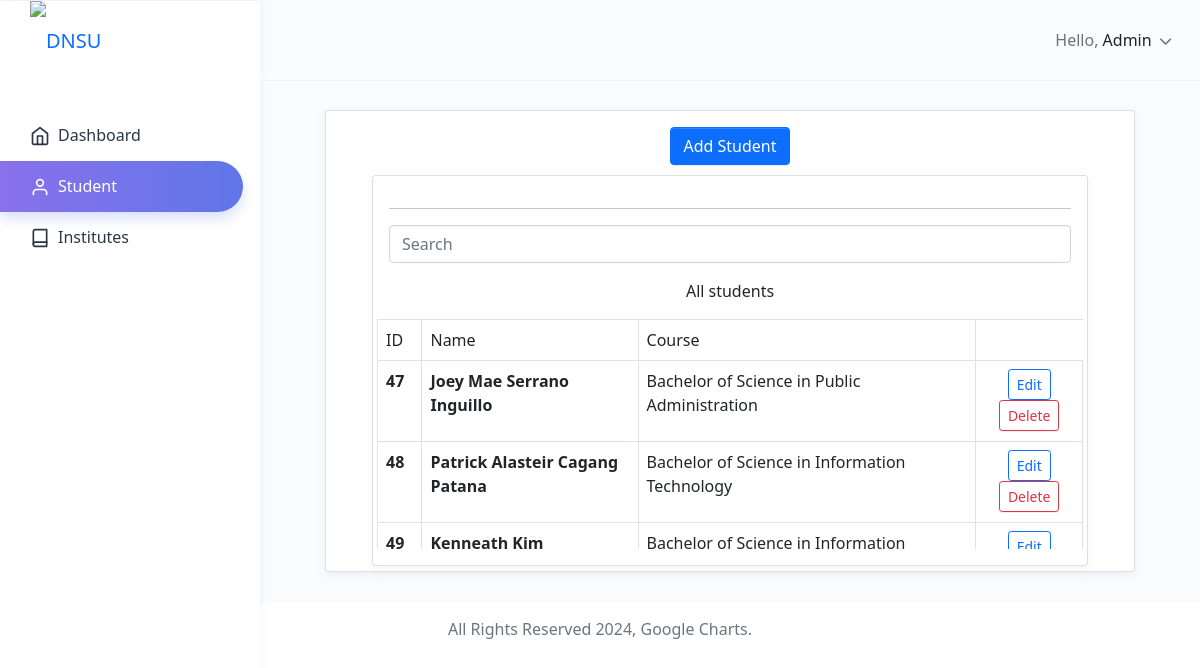
/DNSU/student.php, run on the app's committed database.
### tables this page shows
CREATE TABLE `students` (
  `student_id` int(11) NOT NULL,
  `first_name` varchar(50) NOT NULL,
  `last_name` varchar(50) NOT NULL,
  `m_name` varchar(50) DEFAULT NULL,
  `program_id` int(11) DEFAULT NULL,
  `year_level` int(1) NOT NULL,
  `sex` varchar(6) NOT NULL,
  `barangay` varchar(25) NOT NULL,
  `municipality_city` varchar(25) NOT NULL,
  `province` varchar(25) NOT NULL,
  `email_add` varchar(50) NOT NULL,
  `date_enrolled` date NOT NULL,
  `admission_stat` varchar(50) NOT NULL
);

### DNSU/student.php (the view, shortened to what this page needs)
<!DOCTYPE html>
<html dir="ltr" lang="en">
<head>
    <?php
    $conn = mysqli_connect('localhost', 'root', '', 'studentmanagement');
    include('links.php');
    ?>
</head>
<body>
    <div id="main-wrapper" data-theme="light" data-layout="vertical" data-navbarbg="skin6" data-sidebartype="full" data-sidebar-position="fixed" data-header-position="fixed" data-boxed-layout="full">
        <header class="topbar" data-navbarbg="skin6">
            <nav class="navbar top-navbar navbar-expand-lg">
                <div class="navbar-header" data-logobg="skin6">
                    <div class="navbar-brand">
                        <a href="index.php">
                            <img src="assets/images/SHOOL.png" alt="DNSU" class="img-fluid">
                        </a>
                    </div>
                </div>
                <div class="navbar-collapse collapse" id="navbarSupportedContent">
                    <ul class="navbar-nav float-end">
                        <li class="nav-item dropdown">
                            <a class="nav-link dropdown-toggle" href="javascript:void(0)" data-bs-toggle="dropdown" aria-haspopup="true" aria-expanded="false">
                                <span class="ms-2 d-none d-lg-inline-block"><span>Hello,</span> <span class="text-dark">Admin</span> <i data-feather="chevron-down" class="svg-icon"></i></span>
                            </a>
                        </li>
                    </ul>
                </div>
            </nav>
        </header>
        <div class="left-sidebar" data-sidebarbg="skin6">
            <?php include 'sidebar.php' ?>
        </div>
        <div class="page-wrapper">
            <div class="page-breadcrumb">
                <div class="container">
                    <div class="row">
                        <div class="col-lg-12 col-md-4">
                            <div class="card">
                                <div class="card-body">
                                    <h4 class="card-title">
                                        <center><button type="button" class="btn btn-primary mx-auto d-block" data-bs-toggle="modal" data-bs-target="#modalForm">
                                                Add Student
                                            </button></center>
                                    </h4>
                                    <div id="columnchart_material_small" style="width: 100%; height: 300px;">
                                        <div class="container-fluid">
                                            <div class="col-lg-12">
                                                <div class="card">
                                                    <div class="card-body">
                                                        <div class="col-md-12">
                                                            <hr>
                                                            <div id="report">
                                                                <div class="col-md-12 mb-3">
                                                                    <input type="text" id="myInput" class="form-control" placeholder="Search" onkeyup="myFunction()">
                                                                </div>
                                                                <p>
                                                                    <center>All students</center>
                                                                </p>
                                                                <div class="row table-wrapper">
                                                                    <table class="table table-bordered" id="myTable">
                                                                        <thead>
                                                                            <tr>
                                                                                <th>ID</th>
                                                                                <th>Name</th>
                                                                                <th>Course</th>
                                                                            </tr>
                                                                        </thead>
                                                                        <tbody>
                                                                            <?php
                                                                            $allstudent = $conn->query("SELECT program_description, students.`student_id`, `first_name`, `last_name`, `m_name`, `program_id`, `year_level`, `sex`, `barangay`, `municipality_city`, `province`, `email_add`, `date_enrolled`, `admission_stat`, `Name`
                                                                            FROM students
                                                                            JOIN all_student ON students.student_id = all_student.student_id;
                                                                            ");
                                                                            while ($row = $allstudent->fetch_assoc()) :
                                                                            ?>
                                                                                <tr>
                                                                                    <td class=""><p><b><?php echo ucwords($row['student_id']) ?></b></p></td>
                                                                                    <td><p><b><?php echo ucwords($row['Name']) ?></b></p></td>
                                                                                    <td><?php echo $row['program_description'] ?></td>
                                                                                    <td class="text-center">
                                                                                        <button class="btn btn-sm btn-outline-primary editbtn" type="button">Edit</button>
                                                                                        <button class="btn btn-sm btn-outline-danger deleteBtn"> Delete</button>
                                                                                    </td>
                                                                                </tr>
                                                                            <?php endwhile;
                                                                             ?>
                                                                        </tbody>
                                                                    </table>
                                                                </div>
                                                            </div>
                                                        </div>
                                                    </div>
                                                </div>
                                            </div>
                                        </div>
                                    </div>
                                    <ul class="list-inline text-center mt-5 mb-2">
                                        <li class="list-inline-item text-muted fst-italic">Students throughout the years</li>
                                    </ul>
                                </div>
                            </div>
                        </div>
                    </div>
                </div>
            </div>
        </div>
    </div>
    <footer class="footer text-center text-muted">
        All Rights Reserved 2024, Google Charts.
    </footer>
</body>
</html>

### DNSU/student.php (style rules this page uses)
a { text-decoration: none; }
.table-wrapper { overflow-y: auto; max-height: 230px; }

### DNSU/sidebar.php (style rules this page uses)
a { text-decoration: none; }

### data on the page
students: student_id "47", Name "Joey Mae Serrano Inguillo", program_description "Bachelor of Science in Public Administration"
students: student_id "48", Name "Patrick Alasteir Cagang Patana", program_description "Bachelor of Science in Information Technology"
students: student_id "49", Name "Kenneath Kim…", program_description "Bachelor of Science in Information…"
